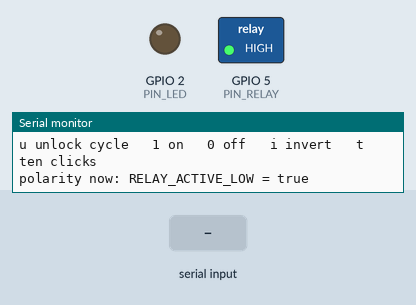
A sketch run on a simulated ESP32. Parts: switched loads named in the sketch (green lamp = pin HIGH), output pins drawn as LEDs (lit = HIGH), the last lines printed to the serial monitor. Dashed ring = blinking. The test bench sets the inputs (shaded band).

Above: at 1.5 s.
1.6 s: "t\n" received over Serial
At 1.72 s:
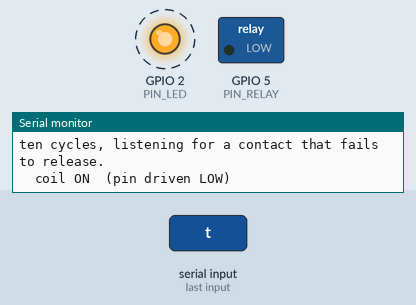
4.6 s: "i\n" received over Serial
At 7.1 s:
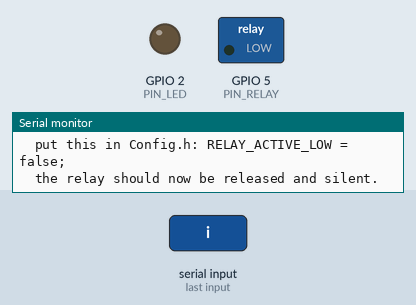
7.6 s: "u\n" received over Serial
At 8.9 s:
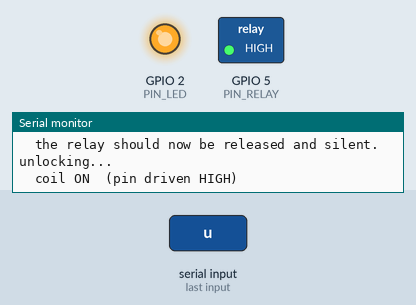
Timing chart, 0 to 13.1 s (numbered marks = the images above; inputs shaded):
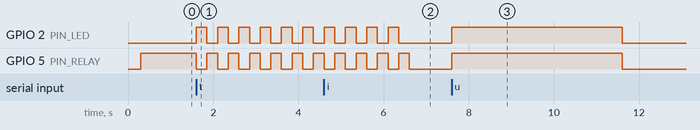

Measured:
- after the input at 1.6 s, GPIO 2 (PIN_LED), GPIO 5 (PIN_RELAY): alternates HIGH for 0.25 s and LOW for 0.25 s, starting at once
- after the input at 7.6 s, GPIO 2 (PIN_LED), GPIO 5 (PIN_RELAY): LOW → HIGH at once, → LOW 4.0 s later

The sketch:

relay_lock.ino
```cpp
// TEST 7 of 12: the relay, and through it the solenoid lock or door strike.
//
// Read this before wiring anything.
//
// The solenoid does NOT run off the ESP32. It needs its own 12V supply, and the
// relay contacts sit between that supply and the coil. The only wires between
// the ESP32 and the relay board are 5V, GND and the signal on GPIO 5. Powering
// a solenoid from the board's regulator browns it out and reboots it mid-scan.
//
// Wiring, ESP32 to relay board:
//   VIN  to relay VCC
//   GND  to relay GND
//   GPIO 5 to relay IN
//
// Wiring, 12V side:
//   12V positive to relay COM
//   relay NO to solenoid positive
//   solenoid negative to 12V ground
//   a flyback diode (1N4007) across the solenoid coil, band to the positive
//   side. Without it the collapsing coil throws a spike that resets the ESP32
//   or welds the relay contacts shut.
//   the 12V ground and the ESP32 GND joined at one point.
//
// Run it the first time with the 12V supply switched OFF. You will hear the
// relay click and see its LED. Only once the clicks land in the right places
// should you power the coil.
//
// Expect: a click on lock and another on unlock. The firmware is fail secure,
// so the coil is energized only for the few seconds the door may be opened, and
// it is never left on.
//
// Monitor commands:
//   u  unlock for the real hold time, then relock
//   1  energize and leave it (be careful, most coils are not rated continuous)
//   0  de-energize
//   i  invert the polarity and say what to put in Config.h
//   t  click ten times, to check for a sticking contact

static const uint8_t PIN_RELAY = 5;
static const uint8_t PIN_LED = 2;

// Most of the cheap blue relay boards pull IN low to switch on.
bool activeLow = true;

static const uint32_t UNLOCK_HOLD_MS = 4000;

bool energized = false;

void driveRelay(bool on) {
    energized = on;
    const uint8_t level = (on == activeLow) ? LOW : HIGH;
    digitalWrite(PIN_RELAY, level);
    digitalWrite(PIN_LED, on ? HIGH : LOW);

    Serial.print(F("  coil "));
    Serial.print(on ? F("ON  ") : F("OFF "));
    Serial.print(F("(pin driven "));
    Serial.print(level == LOW ? F("LOW") : F("HIGH"));
    Serial.println(F(")"));
}

void help() {
    Serial.println();
    Serial.println(F("u unlock cycle   1 on   0 off   i invert   t ten clicks"));
    Serial.print(F("polarity now: RELAY_ACTIVE_LOW = "));
    Serial.println(activeLow ? F("true") : F("false"));
}

void unlockCycle() {
    Serial.println(F("unlocking..."));
    driveRelay(true);

    const uint32_t started = millis();
    while (millis() - started < UNLOCK_HOLD_MS) {
        delay(100);
    }

    driveRelay(false);
    Serial.println(F("relocked. That is exactly what a good scan does."));
}

void tenClicks() {
    Serial.println(F("ten cycles, listening for a contact that fails to release."));
    for (uint8_t i = 1; i <= 10; i++) {
        driveRelay(true);
        delay(250);
        driveRelay(false);
        delay(250);
        Serial.print(F("  "));
        Serial.println(i);
    }
    Serial.println(F("If any click sounded weak or was missed, replace the board."));
}

void setup() {
    Serial.begin(115200);
    delay(300);

    pinMode(PIN_LED, OUTPUT);

    // Drive the pin to the safe level BEFORE making it an output, otherwise the
    // brief float on reset can flick the lock open.
    digitalWrite(PIN_RELAY, activeLow ? HIGH : LOW);
    pinMode(PIN_RELAY, OUTPUT);
    digitalWrite(PIN_RELAY, activeLow ? HIGH : LOW);
    energized = false;

    Serial.println();
    Serial.println(F("Relay and lock test."));
    Serial.println(F("Start with the 12V supply OFF and just listen for clicks."));
    Serial.println(F("The relay should be silent right now. If it clicked on"));
    Serial.println(F("reset, press 'i' to flip the polarity."));
    help();
}

void loop() {
    if (!Serial.available()) {
        return;
    }

    const char c = Serial.read();
    switch (c) {
        case 'u':
            unlockCycle();
            break;
        case '1':
            Serial.println(F("holding the coil on. Press 0 before it gets warm."));
            driveRelay(true);
            break;
        case '0':
            driveRelay(false);
            break;
        case 'i':
            activeLow = !activeLow;
            digitalWrite(PIN_RELAY, activeLow ? HIGH : LOW);
            energized = false;
            Serial.print(F("  put this in Config.h: RELAY_ACTIVE_LOW = "));
            Serial.println(activeLow ? F("true;") : F("false;"));
            Serial.println(F("  the relay should now be released and silent."));
            break;
        case 't':
            tenClicks();
            break;
        case '\n':
        case '\r':
            break;
        default:
            help();
            break;
    }
}
```
